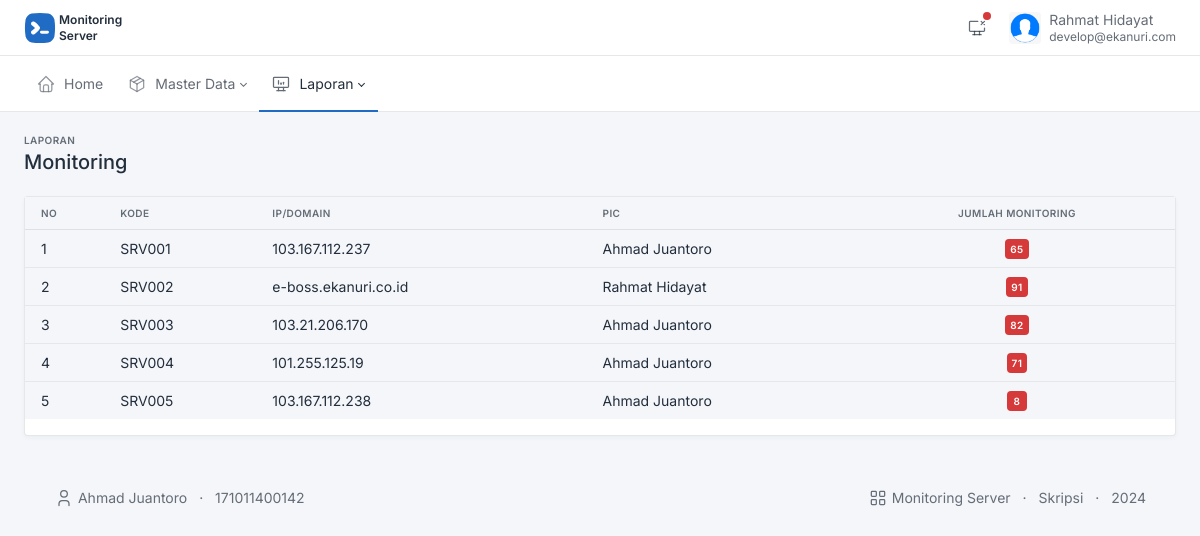
The page /modul/index.php?pg=laporan (signed in) on the database as committed earlier.
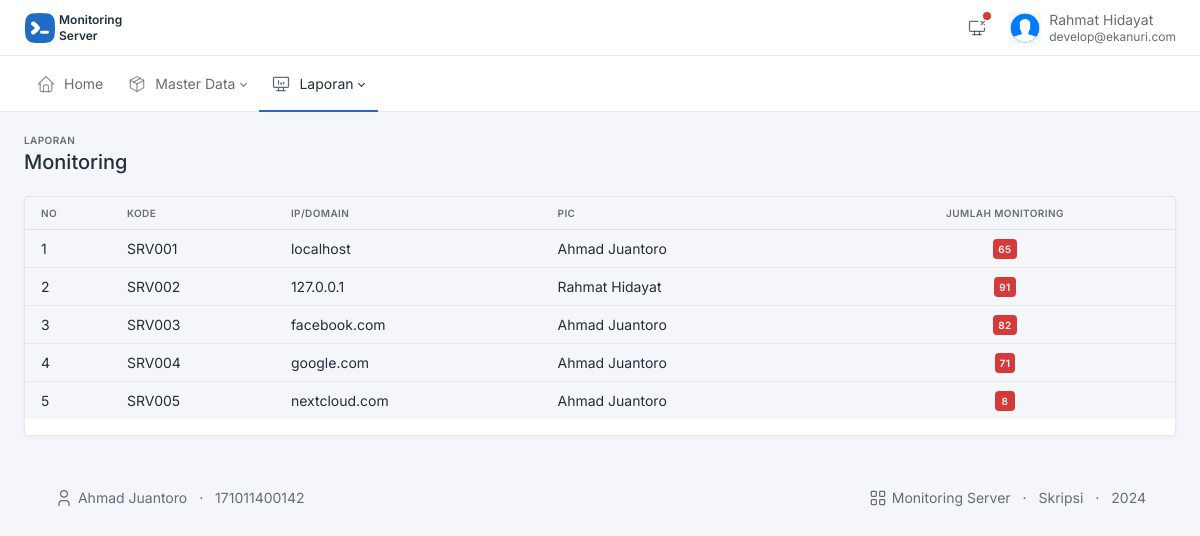
The same page on the database as committed later.
### tables this page shows
CREATE TABLE `pic` (
  `id_pic` int NOT NULL AUTO_INCREMENT,
  `nm_pic` varchar(50) NOT NULL,
  `chat_id` char(50) DEFAULT NULL,
  `email` varchar(50) NOT NULL,
  `password` text NOT NULL,
  `posisi` enum('Admin IT','Head IT','IT Support','Programmer') DEFAULT NULL,
  `no_telp` bigint DEFAULT '0',
  `monitoring_aktif` tinyint(1) NOT NULL DEFAULT '0',
  `user_aktif` tinyint(1) NOT NULL,
  `foto` varchar(50) DEFAULT NULL,
  PRIMARY KEY (`id_pic`)
);

CREATE TABLE `data_ip` (
  `id_ip` int NOT NULL AUTO_INCREMENT,
  `kd_ip` char(15) NOT NULL,
  `ip_address` varchar(30) NOT NULL,
  `nm_unit` varchar(50) NOT NULL,
  `kategori` varchar(100) NOT NULL DEFAULT 'Server',
  `pic_id` int DEFAULT NULL,
  `gps_x` char(30) DEFAULT NULL,
  `gps_y` char(30) DEFAULT NULL,
  PRIMARY KEY (`id_ip`),
  KEY `FK` (`pic_id`) USING BTREE
);

### fungsi.php (called while the page is built, shortened)
<?php
function enkripsi($data)
{
    return $data = base64_encode(base64_encode(base64_encode(base64_encode(base64_encode($data)))));
}
function cek_foto($data)
{
    $foto = file_exists("../assets/img/foto/$data") && isset($data) ? $data : 'avatars.png';
    return $foto;
}

### modul/index.php (the view, shortened to what this page needs)
<?php
include "../fungsi.php";
$id_pic = $_SESSION['id'];
$queryUser = mysqli_query($konek, "SELECT * FROM pic WHERE id_pic = '$id_pic'");
$dataUser = mysqli_fetch_assoc($queryUser);
$mon_aktif = $dataUser['monitoring_aktif'];
?>
<!DOCTYPE html>
<html lang="en">
<head>
	<link href="../assets/css/tabler.min.css" rel="stylesheet">
	<link href="../assets/css/tabler-flags.min.css" rel="stylesheet">
	<link href="../assets/css/tabler-payments.min.css" rel="stylesheet">
	<link href="../assets/css/tabler-vendors.min.css" rel="stylesheet">
	<link href="../assets/css/demo.min.css" rel="stylesheet">
</head>
<body class="antialiased">
	<div class="wrapper">
		<header class="navbar navbar-expand-md navbar-light d-print-none">
			<div class="container-xxl">
				<h1 class="navbar-brand navbar-brand-autodark d-none-navbar-horizontal pe-0 pe-md-3">
					<a href=".">
						<img src="../assets/img/gambar/logo-small.svg" width="110" height="32" alt="Monitoring Server" class="navbar-brand-image" />
					</a>
					<label style="font-size: 12px;" class="custom-control-label">&nbsp;Monitoring<br>&nbsp;Server</label>
				</h1>
				<div class="navbar-nav flex-row order-md-last">
					<div class="nav-item dropdown d-none d-md-flex me-3" data-bs-toggle="tooltip" title="Monitoring Manual">
						<?php if ($mon_aktif == "1") { ?>
							<a href="#" class="nav-link px-0" data-bs-toggle="dropdown" tabindex="-1" aria-label="Show notifications">
								<svg xmlns="http://www.w3.org/2000/svg" class="icon icon-tabler icon-tabler-device-desktop" width="24" height="24" viewBox="0 0 24 24" stroke-width="2" stroke="currentColor" fill="none" stroke-linecap="round" stroke-linejoin="round">
									<path stroke="none" d="M0 0h24v24H0z" fill="none"></path>
									<rect x="3" y="4" width="18" height="12" rx="1"></rect>
									<line x1="7" y1="20" x2="17" y2="20"></line>
									<line x1="9" y1="16" x2="9" y2="20"></line>
									<line x1="15" y1="16" x2="15" y2="20"></line>
								</svg>
								<span class="badge bg-success"></span>
							</a>
							<div class="dropdown-menu dropdown-menu-end dropdown-menu-arrow">
								<a href="monitoring_status.php?id=<?= enkripsi($id_pic); ?>&status=<?= enkripsi("1") ?>" class="dropdown-item active"><span class="badge bg-success me-1"></span>Active</a>
								<a href="monitoring_status.php?id=<?= enkripsi($id_pic); ?>&status=<?= enkripsi("0") ?>" class="dropdown-item "><span class="badge bg-danger me-1"></span>Inactive</a>
							</div>
						<?php } else { ?>
							<a href="#" class="nav-link px-0" data-bs-toggle="dropdown" tabindex="-1" aria-label="Show notifications">
								<span class="badge bg-danger"></span>
							</a>
						<?php } ?>
					</div>
					<div class="nav-item dropdown">
						<a href="#" class="nav-link d-flex lh-1 text-reset p-0" data-bs-toggle="dropdown" aria-label="Open user menu">
							<span class="avatar avatar-sm" style="background-image: url(../assets/img/foto/<?= cek_foto($dataUser['foto']); ?>)"></span>
							<div class="d-none d-xl-block ps-2">
								<div><?= $dataUser['nm_pic']; ?></div>
								<div class="mt-1 small text-muted"><?= $dataUser['email']; ?></div>
							</div>
						</a>
					</div>
				</div>
			</div>
		</header>
		<div class="navbar-expand-md">
			<div class="collapse navbar-collapse" id="navbar-menu">
				<div class="navbar navbar-light">
					<div class="container-xxl">
						<ul class="navbar-nav">
							<li class="nav-item <?= !isset($_GET['pg']) ? 'active' : ''; ?> ">
								<a class="nav-link" href=".">
									<span class="nav-link-icon d-md-none d-lg-inline-block">
									</span>
									<span class="nav-link-title">Home</span>
								</a>
							</li>
							<li class="nav-item dropdown <?= $_GET['pg'] == 'ip_domain' || $_GET['pg'] == 'pic'  ? 'active' : ''; ?>">
								<a class="nav-link dropdown-toggle" href="" data-bs-toggle="dropdown" role="button" aria-expanded="false">
									<span class="nav-link-icon d-md-none d-lg-inline-block">
									</span>
									<span class="nav-link-title"> Master Data </span>
								</a>
							</li>
							<li class="nav-item dropdown <?= $_GET['pg'] == 'laporan'  ? 'active' : ''; ?>">
								<a class="nav-link dropdown-toggle" href="" data-bs-toggle="dropdown" role="button" aria-expanded="false">
									<span class="nav-link-icon d-md-none d-lg-inline-block">
									</span>
									<span class="nav-link-title"> Laporan </span>
								</a>
							</li>
						</ul>
					</div>
				</div>
			</div>
		</div>
		<div class="page-wrapper">
			<?php include "page.php";
			?>
			<footer class="footer footer-transparent d-print-none">
				<div class="container">
					<div class="row text-center align-items-center flex-row-reverse">
						<div class="col-lg-auto ms-lg-auto">
							<ul class="list-inline list-inline-dots mb-0">
								<li class="list-inline-item">
									Monitoring Server
								</li>
								<li class="list-inline-item">
									Skripsi
								</li>
								<li class="list-inline-item">
									<?= date("Y"); ?>
								</li>
							</ul>
						</div>
						<div class="col-12 col-lg-auto mt-3 mt-lg-0">
							<ul class="list-inline list-inline-dots mb-0">
								<li class="list-inline-item">
									Ahmad Juantoro
								</li>
								<li class="list-inline-item">
									171011400142
								</li>
							</ul>
						</div>
					</div>
				</div>
			</footer>
		</div>
	</div>
</body>
</html>

### modul/page.php
<?php
$page = isset($_GET['pg']) ? $_GET['pg'] : "";
if ($page == "") {
    include_once "home.php";
} elseif ($page == "ip_domain") {
    include_once "ip_domain.php";
} elseif ($page == "pic") {
    include_once "pic.php";
} elseif ($page == "laporan") {
    include_once "laporan.php";
} elseif ($page == "dtl_laporan") {
    include_once "dtl_laporan.php";
}

### modul/laporan.php (shortened to what this page needs)
<?php
$queryMonitoring = mysqli_query($konek, "SELECT id_ip, kd_ip, ip_address, nm_pic, COUNT(ip_id) AS total
                                            FROM monitoring_rto
                                            RIGHT JOIN data_ip
                                                ON id_ip = ip_id
                                            JOIN pic
                                                ON id_pic = pic_id
                                            WHERE kirim_telegram IS NOT NULL
                                            GROUP BY id_ip, kd_ip, ip_address, nm_pic
                            ");
$no = 1;
?>
<div class="container-xxl">
    <div class="page-header d-print-none">
        <div class="row align-items-center">
            <div class="col">
                <div class="page-pretitle">Laporan</div>
                <h2 class="page-title">Monitoring</h2>
            </div>
        </div>
    </div>
</div>
<div class="page-body">
    <div class="container-xxl">
        <div class="row row-deck row-cards">
            <div class="col-12">
                <div class="card">
                    <div class="table-responsive">
                        <table id="table-dtNormal" class="table table-vcenter table-mobile-md card-table datatable" data-bs-toggle="tooltip" title="Klik list untuk detail">
                            <thead>
                                <tr>
                                    <th>No</th>
                                    <th>Kode</th>
                                    <th>IP/Domain</th>
                                    <th>PIC</th>
                                    <th class="text-center">Jumlah Monitoring</th>
                                </tr>
                            </thead>
                            <tbody>
                                <?php while ($dataMonitoring = mysqli_fetch_assoc($queryMonitoring)) { ?>
                                    <tr style="cursor: pointer;" class="clickable-row" data-href="index.php?pg=dtl_laporan&id=<?= enkripsi($dataMonitoring['id_ip']); ?>">
                                        <td><?= $no; ?></td>
                                        <td><?= $dataMonitoring['kd_ip']; ?></td>
                                        <td><?= $dataMonitoring['ip_address']; ?></td>
                                        <td><?= $dataMonitoring['nm_pic']; ?></td>
                                        <td class="text-center"><span class="badge bg-red"><?= $dataMonitoring['total']; ?></span></td>
                                    </tr>
                                <?php $no++;
                                } ?>
                            </tbody>
                        </table>
                    </div>
                </div>
            </div>
        </div>
    </div>
</div>

Rows that differ between the two databases and show on the page:
changed data_ip "SRV001": ip_address "103.167.112.237" → "localhost"
changed data_ip "SRV002": ip_address "e-boss.ekanuri.co.id" → "127.0.0.1"
changed data_ip "SRV003": ip_address "103.21.206.170" → "facebook.com"
changed data_ip "SRV004": ip_address "101.255.125.19" → "google.com"
changed data_ip "SRV005": ip_address "103.167.112.238" → "nextcloud.com"
